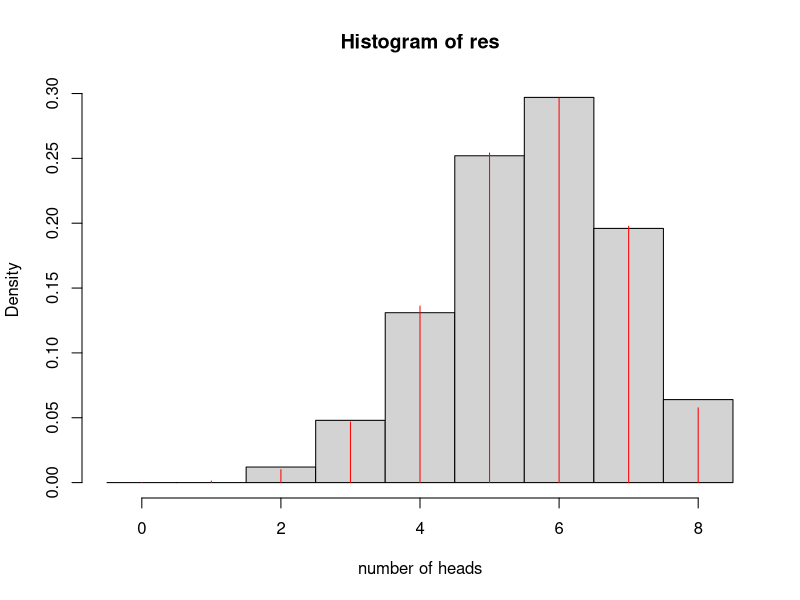
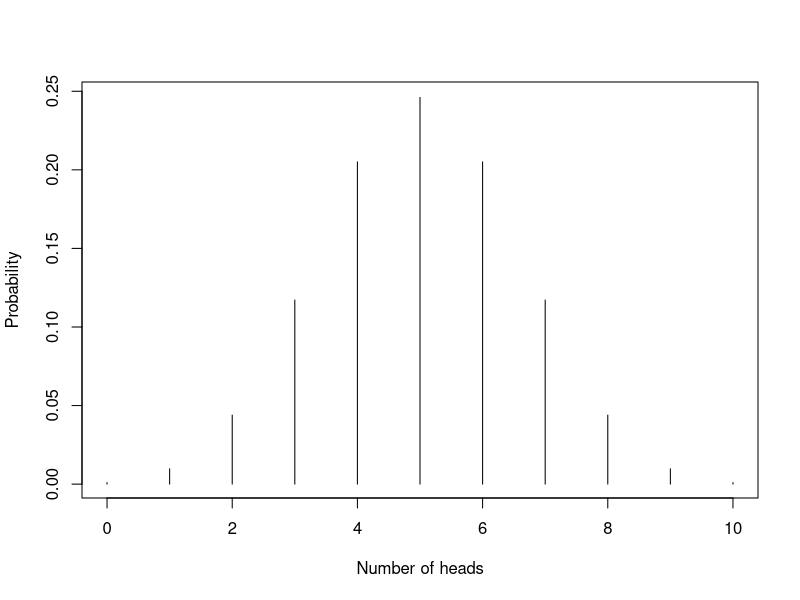
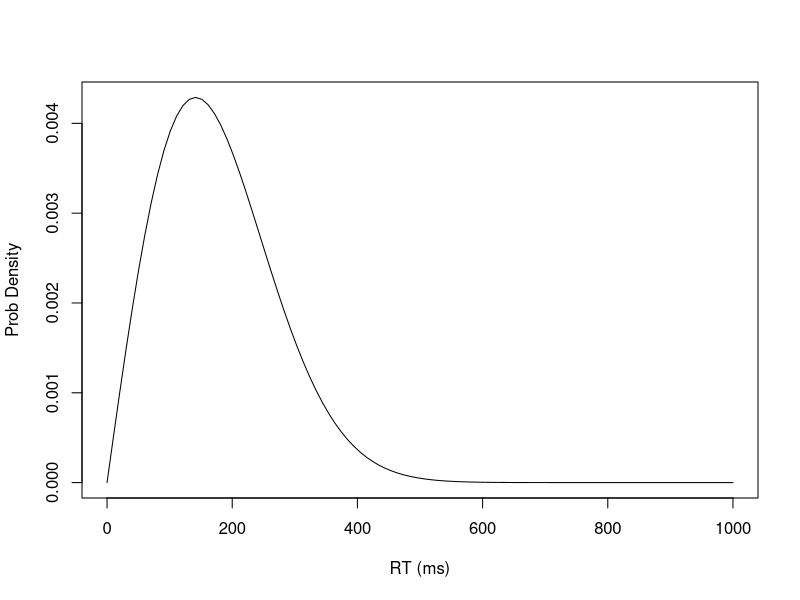
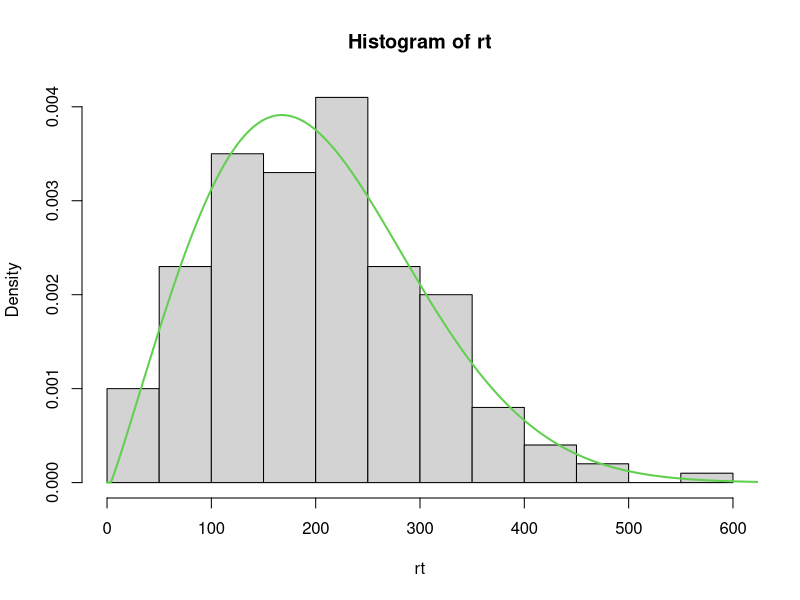

These charts were generated, in order, by the following R code: (Note: this script raises an error after producing the figures.)
# Monte carlo simulation of coin flipping

nGames <- 1000
pHeads <- 0.7
nTosses <- 8

res <- rep(0, nGames)
for (rep in 1:nGames){ # using a loop to make this obvious!
  res[rep] <- sum((runif(nTosses)<pHeads))
}

hist(res, 
     xlab="number of heads",
     freq=FALSE,
     breaks=(c(0:9)-0.5))





# next bit puts predictions on top--for later
k <- 0:nTosses
pK <- dbinom(k, nTosses, pHeads)
lines(k, pK, type="h", col="red",
     xlab="Number of heads",
     ylab="Probability")












# plot using binomial
nTosses <- 10
k <- 0:nTosses
pHeads <- 0.5
pK <- dbinom(k, nTosses, pHeads)
plot(k, pK, type="h",
     xlab="Number of heads",
     ylab="Probability")












# SIMPLE data probability
pData <- dbinom(5, 8, 0.7)








x <- seq(0,1000,length.out = 100)
scale <- 200
shape <- 2
plot(x, dweibull(x,shape = shape, scale=scale),
     type="l",
     xlab="RT (ms)",
     ylab="Prob Density")

dweibull(200,shape = shape, scale=scale)











## Maximum likelihood estimation of some data
rt <- scan("rt.txt")

weiblnL <- function(theta, rt){
  
  shift <- theta[1]
  shape <- theta[2]
  scale <- theta[3]
  
  if (shift>=min(rt) | any(theta<.Machine$double.neg.eps) ){
    return(1000000)
  } else {
    return(
      -sum(dweibull(rt-shift,scale=scale,shape=shape,log=TRUE))
    )
  }
}

# parameters are shift, scale, shape
fit <- optim(c(1,1.8,mean(rt)),
             weiblnL, rt=rt)

hist(rt, probability = TRUE, breaks=20)
lines(0:1000, dweibull((0:1000)-fit$par[1],shape=fit$par[2], scale=fit$par[3]), col=3, lwd=2)



















# Answer
library(plyr)

parms <- ddply(dat,.variables = .(Subject),
               .fun=function(x){
                 fit <- optim(c(min(rt)/2,200,2),
                              weiblnL, rt=x$FixTime[x$SaccAcc==1])
                 return(data.frame(shift=fit$par[1],
                                   scale=fit$par[2],
                                   shape=fit$par[3],
                                  converge=fit$convergence))
               })

# But this gives us some numerical problems. Express RT as seconds
library(plyr)

parms <- ddply(dat,.variables = .(Subject),
               .fun=function(x){
                 fit <- optim(c(0,mean(rt/1000),2),
                              weiblnL, rt=x$FixTime[x$SaccAcc==1]/1000)
                 return(data.frame(shift=fit$par[1],
                                   scale=fit$par[2],
                                   shape=fit$par[3],
                                   converge=fit$convergence))
               })
